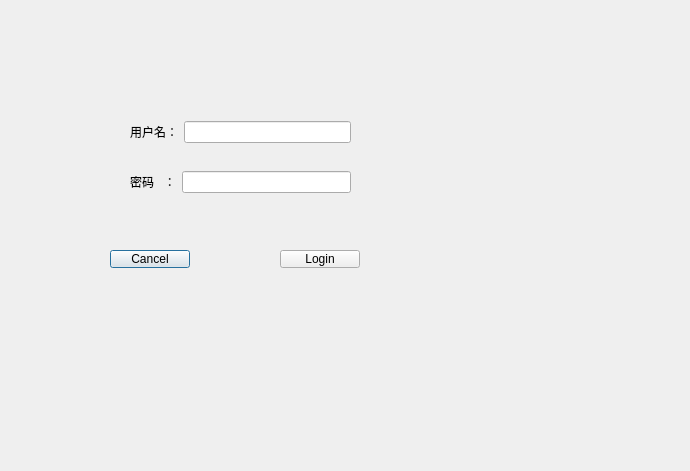
<?xml version="1.0" encoding="UTF-8"?>
<ui version="4.0">
 <class>LoginDialog</class>
 <widget class="QDialog" name="LoginDialog">
  <property name="geometry">
   <rect>
    <x>0</x>
    <y>0</y>
    <width>690</width>
    <height>471</height>
   </rect>
  </property>
  <property name="windowTitle">
   <string>Dialog</string>
  </property>
  <widget class="QWidget" name="layoutWidget">
   <property name="geometry">
    <rect>
     <x>130</x>
     <y>170</y>
     <width>221</width>
     <height>24</height>
    </rect>
   </property>
   <layout class="QHBoxLayout" name="horizontalLayout_2">
    <item>
     <widget class="QLabel" name="label_2">
      <property name="text">
       <string>密码   ：</string>
      </property>
     </widget>
    </item>
    <item>
     <widget class="QLineEdit" name="passwordLineEdit"/>
    </item>
   </layout>
  </widget>
  <widget class="QPushButton" name="cancelButton">
   <property name="geometry">
    <rect>
     <x>110</x>
     <y>250</y>
     <width>80</width>
     <height>18</height>
    </rect>
   </property>
   <property name="text">
    <string>Cancel</string>
   </property>
  </widget>
  <widget class="QPushButton" name="loginButton">
   <property name="geometry">
    <rect>
     <x>280</x>
     <y>250</y>
     <width>80</width>
     <height>18</height>
    </rect>
   </property>
   <property name="text">
    <string>Login</string>
   </property>
  </widget>
  <widget class="QWidget" name="layoutWidget">
   <property name="geometry">
    <rect>
     <x>130</x>
     <y>120</y>
     <width>221</width>
     <height>24</height>
    </rect>
   </property>
   <layout class="QHBoxLayout" name="horizontalLayout">
    <item>
     <widget class="QLabel" name="label">
      <property name="text">
       <string>用户名：</string>
      </property>
     </widget>
    </item>
    <item>
     <widget class="QLineEdit" name="usernameLineEdit"/>
    </item>
   </layout>
  </widget>
 </widget>
 <resources/>
 <connections/>
</ui>
